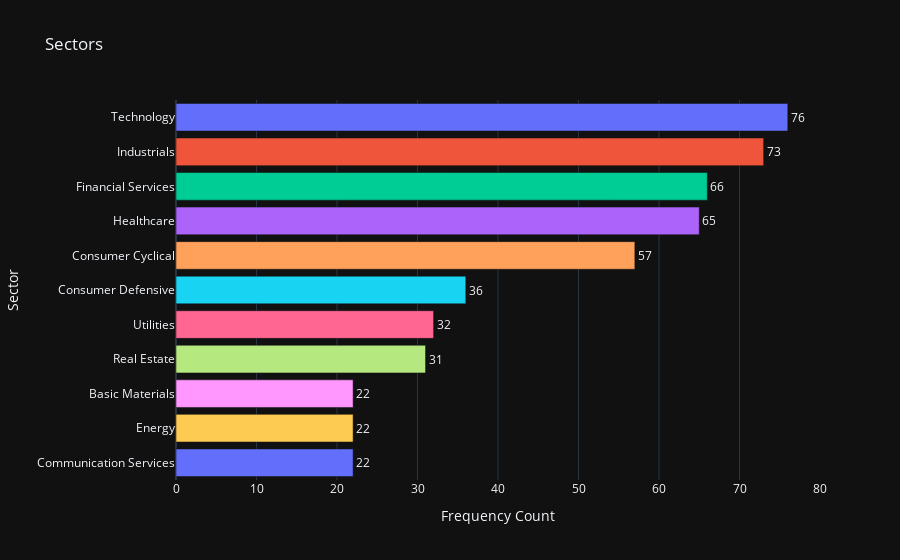

Notebook source saved alongside this figure:
### Markdown cell above
No. of companies by sector

### Code cell
sector_counts = df['Sector'].value_counts().reset_index()
sector_counts.columns = ['Sector', 'Frequency']

# Create a bar chart using Plotly Express
fig = px.bar(sector_counts, x='Frequency', y='Sector', orientation='h', 
             title='Sectors', text='Frequency',
             labels={'Frequency': 'Frequency Count', 'Sector': 'Sector'},
             color='Sector',
            template='plotly_dark')

# Customize the layout
fig.update_traces(texttemplate='%{text}', textposition='outside')
fig.update_layout(showlegend=False)

# Show the plot
fig.show()

### Figure 1 — Plotly figure (JSON) as saved in the notebook; plotly's stock layout.template omitted (floating-point values rounded to 4 significant figures)
{"data": [{"alignmentgroup": "True", "hovertemplate": "Sector=%{y}<br>Frequency Count=%{text}<extra></extra>", "legendgroup": "Technology", "marker": {"color": "#636efa", "pattern": {"shape": ""}}, "name": "Technology", "offsetgroup": "Technology", "orientation": "h", "showlegend": true, "text": [76], "textposition": "outside", "texttemplate": "%{text}", "type": "bar", "x": [76], "xaxis": "x", "y": ["Technology"], "yaxis": "y"}, {"alignmentgroup": "True", "hovertemplate": "Sector=%{y}<br>Frequency Count=%{text}<extra></extra>", "legendgroup": "Industrials", "marker": {"color": "#EF553B", "pattern": {"shape": ""}}, "name": "Industrials", "offsetgroup": "Industrials", "orientation": "h", "showlegend": true, "text": [73], "textposition": "outside", "texttemplate": "%{text}", "type": "bar", "x": [73], "xaxis": "x", "y": ["Industrials"], "yaxis": "y"}, {"alignmentgroup": "True", "hovertemplate": "Sector=%{y}<br>Frequency Count=%{text}<extra></extra>", "legendgroup": "Financial Services", "marker": {"color": "#00cc96", "pattern": {"shape": ""}}, "name": "Financial Services", "offsetgroup": "Financial Services", "orientation": "h", "showlegend": true, "text": [66], "textposition": "outside", "texttemplate": "%{text}", "type": "bar", "x": [66], "xaxis": "x", "y": ["Financial Services"], "yaxis": "y"}, {"alignmentgroup": "True", "hovertemplate": "Sector=%{y}<br>Frequency Count=%{text}<extra></extra>", "legendgroup": "Healthcare", "marker": {"color": "#ab63fa", "pattern": {"shape": ""}}, "name": "Healthcare", "offsetgroup": "Healthcare", "orientation": "h", "showlegend": true, "text": [65], "textposition": "outside", "texttemplate": "%{text}", "type": "bar", "x": [65], "xaxis": "x", "y": ["Healthcare"], "yaxis": "y"}, {"alignmentgroup": "True", "hovertemplate": "Sector=%{y}<br>Frequency Count=%{text}<extra></extra>", "legendgroup": "Consumer Cyclical", "marker": {"color": "#FFA15A", "pattern": {"shape": ""}}, "name": "Consumer Cyclical", "offsetgroup": "Consumer Cyclical", "orientation": "h", "showlegend": true, "text": [57], "textposition": "outside", "texttemplate": "%{text}", "type": "bar", "x": [57], "xaxis": "x", "y": ["Consumer Cyclical"], "yaxis": "y"}, {"alignmentgroup": "True", "hovertemplate": "Sector=%{y}<br>Frequency Count=%{text}<extra></extra>", "legendgroup": "Consumer Defensive", "marker": {"color": "#19d3f3", "pattern": {"shape": ""}}, "name": "Consumer Defensive", "offsetgroup": "Consumer Defensive", "orientation": "h", "showlegend": true, "text": [36], "textposition": "outside", "texttemplate": "%{text}", "type": "bar", "x": [36], "xaxis": "x", "y": ["Consumer Defensive"], "yaxis": "y"}, {"alignmentgroup": "True", "hovertemplate": "Sector=%{y}<br>Frequency Count=%{text}<extra></extra>", "legendgroup": "Utilities", "marker": {"color": "#FF6692", "pattern": {"shape": ""}}, "name": "Utilities", "offsetgroup": "Utilities", "orientation": "h", "showlegend": true, "text": [32], "textposition": "outside", "texttemplate": "%{text}", "type": "bar", "x": [32], "xaxis": "x", "y": ["Utilities"], "yaxis": "y"}, {"alignmentgroup": "True", "hovertemplate": "Sector=%{y}<br>Frequency Count=%{text}<extra></extra>", "legendgroup": "Real Estate", "marker": {"color": "#B6E880", "pattern": {"shape": ""}}, "name": "Real Estate", "offsetgroup": "Real Estate", "orientation": "h", "showlegend": true, "text": [31], "textposition": "outside", "texttemplate": "%{text}", "type": "bar", "x": [31], "xaxis": "x", "y": ["Real Estate"], "yaxis": "y"}, {"alignmentgroup": "True", "hovertemplate": "Sector=%{y}<br>Frequency Count=%{text}<extra></extra>", "legendgroup": "Basic Materials", "marker": {"color": "#FF97FF", "pattern": {"shape": ""}}, "name": "Basic Materials", "offsetgroup": "Basic Materials", "orientation": "h", "showlegend": true, "text": [22], "textposition": "outside", "texttemplate": "%{text}", "type": "bar", "x": [22], "xaxis": "x", "y": ["Basic Materials"], "yaxis": "y"}, {"alignmentgroup": "True", "hovertemplate": "Sector=%{y}<br>Frequency Count=%{text}<extra></extra>", "legendgroup": "Energy", "marker": {"color": "#FECB52", "pattern": {"shape": ""}}, "name": "Energy", "offsetgroup": "Energy", "orientation": "h", "showlegend": true, "text": [22], "textposition": "outside", "texttemplate": "%{text}", "type": "bar", "x": [22], "xaxis": "x", "y": ["Energy"], "yaxis": "y"}, {"alignmentgroup": "True", "hovertemplate": "Sector=%{y}<br>Frequency Count=%{text}<extra></extra>", "legendgroup": "Communication Services", "marker": {"color": "#636efa", "pattern": {"shape": ""}}, "name": "Communication Services", "offsetgroup": "Communication Services", "orientation": "h", "showlegend": true, "text": [22], "textposition": "outside", "texttemplate": "%{text}", "type": "bar", "x": [22], "xaxis": "x", "y": ["Communication Services"], "yaxis": "y"}], "layout": {"autosize": true, "barmode": "relative", "legend": {"title": {"text": "Sector"}, "tracegroupgap": 0}, "showlegend": false, "title": {"text": "Sectors"}, "xaxis": {"anchor": "y", "autorange": true, "domain": [0, 1], "range": [0, 80], "title": {"text": "Frequency Count"}, "type": "linear"}, "yaxis": {"anchor": "x", "autorange": true, "categoryarray": ["Communication Services", "Energy", "Basic Materials", "Real Estate", "Utilities", "Consumer Defensive", "Consumer Cyclical", "Healthcare", "Financial Services", "Industrials", "Technology"], "categoryorder": "array", "domain": [0, 1], "range": [-0.5, 10.5], "title": {"text": "Sector"}, "type": "category"}}}
